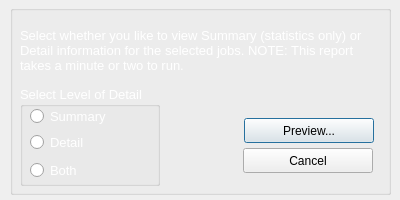
<?xml version="1.0" encoding="UTF-8"?>
<ui version="4.0">
 <class>dialog</class>
 <widget class="QDialog" name="dialog">
  <property name="geometry">
   <rect>
    <x>0</x>
    <y>0</y>
    <width>400</width>
    <height>200</height>
   </rect>
  </property>
  <property name="windowTitle">
   <string>Report Level of Detail</string>
  </property>
  <widget class="QLabel" name="label">
   <property name="geometry">
    <rect>
     <x>0</x>
     <y>0</y>
     <width>400</width>
     <height>200</height>
    </rect>
   </property>
   <property name="text">
    <string/>
   </property>
   <property name="pixmap">
    <pixmap>DarkGray.png</pixmap>
   </property>
  </widget>
  <widget class="QGroupBox" name="groupBox">
   <property name="geometry">
    <rect>
     <x>10</x>
     <y>5</y>
     <width>381</width>
     <height>190</height>
    </rect>
   </property>
   <property name="title">
    <string/>
   </property>
   <widget class="QLabel" name="label_2">
    <property name="geometry">
     <rect>
      <x>10</x>
      <y>10</y>
      <width>360</width>
      <height>70</height>
     </rect>
    </property>
    <property name="palette">
     <palette>
      <active>
       <colorrole role="WindowText">
        <brush brushstyle="SolidPattern">
         <color alpha="255">
          <red>255</red>
          <green>255</green>
          <blue>255</blue>
         </color>
        </brush>
       </colorrole>
      </active>
      <inactive>
       <colorrole role="WindowText">
        <brush brushstyle="SolidPattern">
         <color alpha="255">
          <red>255</red>
          <green>255</green>
          <blue>255</blue>
         </color>
        </brush>
       </colorrole>
      </inactive>
      <disabled>
       <colorrole role="WindowText">
        <brush brushstyle="SolidPattern">
         <color alpha="255">
          <red>120</red>
          <green>120</green>
          <blue>120</blue>
         </color>
        </brush>
       </colorrole>
      </disabled>
     </palette>
    </property>
    <property name="font">
     <font>
      <pointsize>10</pointsize>
     </font>
    </property>
    <property name="text">
     <string>Select whether you like to view Summary (statistics only) or
Detail information for the selected jobs. NOTE: This report 
takes a minute or two to run.</string>
    </property>
   </widget>
   <widget class="QGroupBox" name="groupBox_2">
    <property name="geometry">
     <rect>
      <x>10</x>
      <y>81</y>
      <width>140</width>
      <height>100</height>
     </rect>
    </property>
    <property name="palette">
     <palette>
      <active>
       <colorrole role="WindowText">
        <brush brushstyle="SolidPattern">
         <color alpha="255">
          <red>255</red>
          <green>255</green>
          <blue>255</blue>
         </color>
        </brush>
       </colorrole>
      </active>
      <inactive>
       <colorrole role="WindowText">
        <brush brushstyle="SolidPattern">
         <color alpha="255">
          <red>255</red>
          <green>255</green>
          <blue>255</blue>
         </color>
        </brush>
       </colorrole>
      </inactive>
      <disabled>
       <colorrole role="WindowText">
        <brush brushstyle="SolidPattern">
         <color alpha="255">
          <red>120</red>
          <green>120</green>
          <blue>120</blue>
         </color>
        </brush>
       </colorrole>
      </disabled>
     </palette>
    </property>
    <property name="font">
     <font>
      <pointsize>10</pointsize>
     </font>
    </property>
    <property name="title">
     <string>Select Level of Detail</string>
    </property>
    <widget class="QRadioButton" name="Summary">
     <property name="geometry">
      <rect>
       <x>10</x>
       <y>22</y>
       <width>82</width>
       <height>17</height>
      </rect>
     </property>
     <property name="text">
      <string>Summary</string>
     </property>
    </widget>
    <widget class="QRadioButton" name="Detail">
     <property name="geometry">
      <rect>
       <x>10</x>
       <y>48</y>
       <width>82</width>
       <height>17</height>
      </rect>
     </property>
     <property name="text">
      <string>Detail</string>
     </property>
    </widget>
    <widget class="QRadioButton" name="Both">
     <property name="geometry">
      <rect>
       <x>10</x>
       <y>76</y>
       <width>82</width>
       <height>17</height>
      </rect>
     </property>
     <property name="text">
      <string>Both</string>
     </property>
    </widget>
   </widget>
   <widget class="QPushButton" name="PreviewButton">
    <property name="geometry">
     <rect>
      <x>234</x>
      <y>113</y>
      <width>130</width>
      <height>25</height>
     </rect>
    </property>
    <property name="text">
     <string>Preview...</string>
    </property>
   </widget>
   <widget class="QPushButton" name="CancelButton">
    <property name="geometry">
     <rect>
      <x>233</x>
      <y>143</y>
      <width>130</width>
      <height>25</height>
     </rect>
    </property>
    <property name="text">
     <string>Cancel</string>
    </property>
   </widget>
  </widget>
 </widget>
 <resources/>
 <connections/>
</ui>
